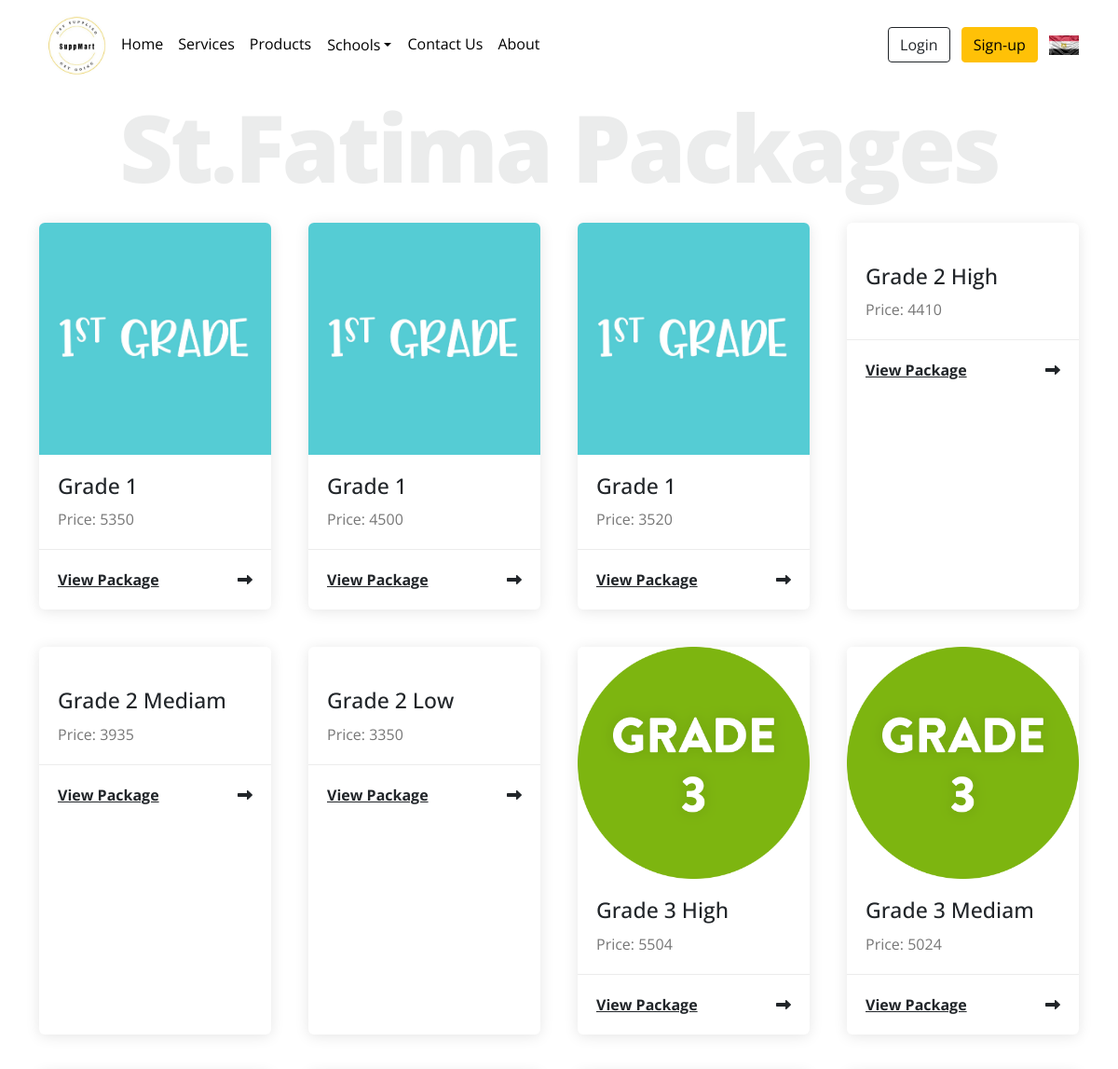
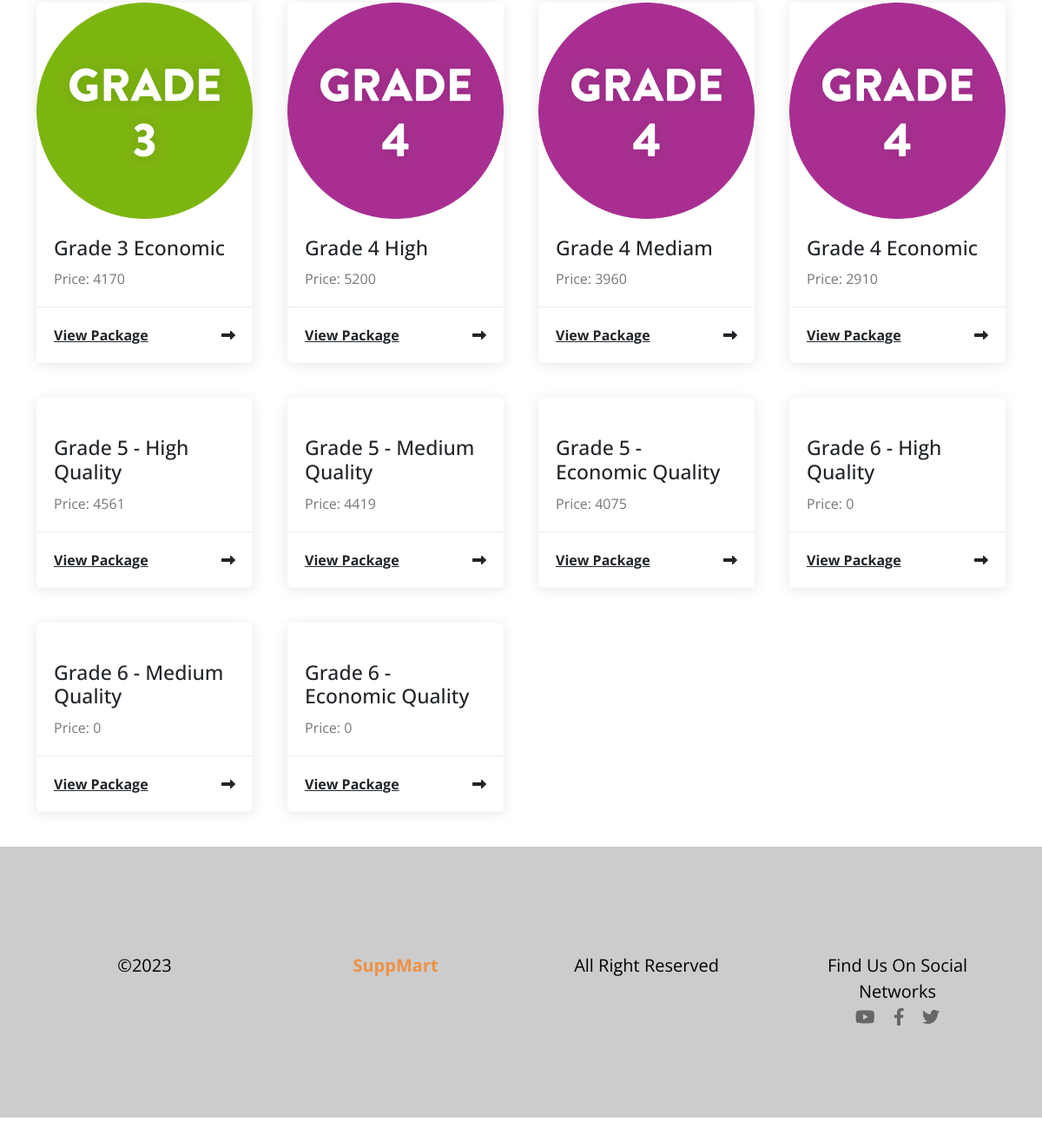
Screenshot of /school-list.php?id=6 with the database file from the repository (2 pictures, top to bottom).
### tables this page shows
CREATE TABLE `packages` (
  `id` int(11) NOT NULL,
  `name` varchar(250) NOT NULL,
  `img` varchar(250) NOT NULL,
  `price` double NOT NULL,
  `school_id` int(11) NOT NULL,
  `quality_id` int(11) NOT NULL,
  `created_at` timestamp NOT NULL DEFAULT current_timestamp()
);

### school-list.php (the view, shortened to what this page needs)
<?php
include('nav.php');
if(isset($_GET['id'])){
        $school_id=$_GET['id'];
    }
    $sql= "SELECT * FROM `packages` where school_id = $school_id ";
    $result1 = mysqli_query($conn, $sql);
    $schools_sql= "SELECT * FROM `schools` where id = $school_id ";
    $schools_result = mysqli_query($conn, $schools_sql);
    $schools = mysqli_fetch_assoc($schools_result)
?>
<div class="products" id="products">
    <h1 class="special-heading"> <?php echo $schools['name'] ;?> Packages</h1>
<div class="section-1">
    <div class="container">
        <?php while ($packages = mysqli_fetch_assoc($result1)) { ?>
            <div class="box">
                <img src="uploads/<?php echo $packages['img']; ?>" alt="">
                <div class="content">
                    <h3><?php echo $packages['name']; ?></h3>
                    <p>Price: <?php echo $packages['price']; ?></p>
                </div>
                <div class="info">
                    <a href="view-pack.php?id=<?php echo $packages['id'];?>">View Package </a>
                    <i class="fas fa-long-arrow-alt-right"></i>
                </div>
            </div>
        <?php } ?>
    </div>
</div>
 <div class="footer">
    <div class="container">
    &copy;2023 <span> SuppMart </span> All Right Reserved
    <div class="social">
        Find Us On Social Networks <br>
        <a href="https://www.youtube.com/"  class="p-2" ><i class="fa-brands fa-youtube text-black-50"></i></a>
        <a href="https://www.facebook.com/"  class="p-2"><i class="fa-brands fa-facebook-f text-black-50"></i></a>
        <a href="https://www.twitter.com/" class="p-2"><i class="fa-brands fa-twitter text-black-50"></i></a>
    </div>
      </div>
   </div>
</body>
</html>

### css/supp.css (style rules this page uses)
:root { --mainColor:#ffc107; --section-padding: 100px; }
body { font-family: 'Open Sans', sans-serif; text-transform:capitalize; }
.special-heading { color: #EBECEC; font-size: 100px; text-align: center; font-weight: 800; margin: 0; letter-spacing: -3px; }
.products { padding-bottom:150px; position: relative; }
.products .container { display: grid; grid-template-columns: repeat(auto-fill, minmax(220px, 1fr)); gap: 40px; margin-top: 22px; }
.products .box { box-shadow: 0 2px 15px rgb(0 0 0 / 10%); border-radius: 6px; overflow: hidden; transition: transform var(--main-transition), box-shadow var(--main-transition) ; }
.products .box img { width: 100%; max-width: 100%; }
.products .box .content { padding: 20px; }
.products .box .content h3 { margin: 0; font-size: 23px; }
.products .box .content p { margin: 10px 0 0; color: #777; line-height: 1.5; }
.products .box .info { color: var(--main-color); padding: 20px; border-top: 1px solid #ececec; display: flex; justify-content: space-between; align-items: center; font-weight: bold; }
.products .box .info a { color: var(--main-color); }
.footer { margin-top: 40px; padding-top: 100px; padding-bottom: 100px; text-align: center; font-size: 20px; font-weight: 400; background-color: #ccc; color: black; }
.footer span { font-weight: bold; color: #ee9143; }

### rows the page displays
packages: img (picture), name "Grade 1", price "5350"
packages: img (picture), name "Grade 1", price "4500"
packages: img (picture), name "Grade 1", price "3520"
packages: name "Grade 2 High", price "4410"
packages: name "Grade 2 Mediam", price "3935"
packages: name "Grade 2 Low", price "3350"
packages: img (picture), name "Grade 3 High", price "5504"
packages: img (picture), name "Grade 3 Mediam", price "5024"
packages: img (picture), name "Grade 3 Economic", price "4170"
packages: img (picture), name "Grade 4 High", price "5200"
packages: img (picture), name "Grade 4 Mediam", price "3960"
packages: img (picture), name "Grade 4 Economic", price "2910"
packages: name "Grade 5 - High Quality", price "4561"
packages: name "Grade 5 - Medium Quality", price "4419"
packages: name "Grade 5 - Economic Quality", price "4075"
packages: name "Grade 6 - High Quality", price "0"
packages: name "Grade 6 - Medium Quality", price "0"
packages: name "Grade 6 - Economic Quality", price "0"
